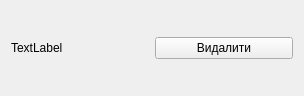
<?xml version="1.0" encoding="UTF-8"?>
<ui version="4.0">
 <class>ReportPhotoWidget</class>
 <widget class="QWidget" name="ReportPhotoWidget">
  <property name="geometry">
   <rect>
    <x>0</x>
    <y>0</y>
    <width>304</width>
    <height>96</height>
   </rect>
  </property>
  <property name="minimumSize">
   <size>
    <width>0</width>
    <height>64</height>
   </size>
  </property>
  <property name="windowTitle">
   <string>Form</string>
  </property>
  <layout class="QHBoxLayout" name="horizontalLayout">
   <item>
    <widget class="PixmapLabel" name="photo">
     <property name="sizePolicy">
      <sizepolicy hsizetype="Preferred" vsizetype="Preferred">
       <horstretch>50</horstretch>
       <verstretch>0</verstretch>
      </sizepolicy>
     </property>
     <property name="sizeIncrement">
      <size>
       <width>0</width>
       <height>0</height>
      </size>
     </property>
     <property name="text">
      <string>TextLabel</string>
     </property>
     <property name="scaledContents">
      <bool>false</bool>
     </property>
    </widget>
   </item>
   <item>
    <widget class="QPushButton" name="removeBtn">
     <property name="sizePolicy">
      <sizepolicy hsizetype="Minimum" vsizetype="Fixed">
       <horstretch>50</horstretch>
       <verstretch>0</verstretch>
      </sizepolicy>
     </property>
     <property name="sizeIncrement">
      <size>
       <width>0</width>
       <height>0</height>
      </size>
     </property>
     <property name="text">
      <string>Видалити</string>
     </property>
    </widget>
   </item>
  </layout>
 </widget>
 <customwidgets>
  <customwidget>
   <class>PixmapLabel</class>
   <extends>QLabel</extends>
   <header location="global">widgets/pixmaplabel.h</header>
  </customwidget>
 </customwidgets>
 <resources/>
 <connections/>
</ui>
